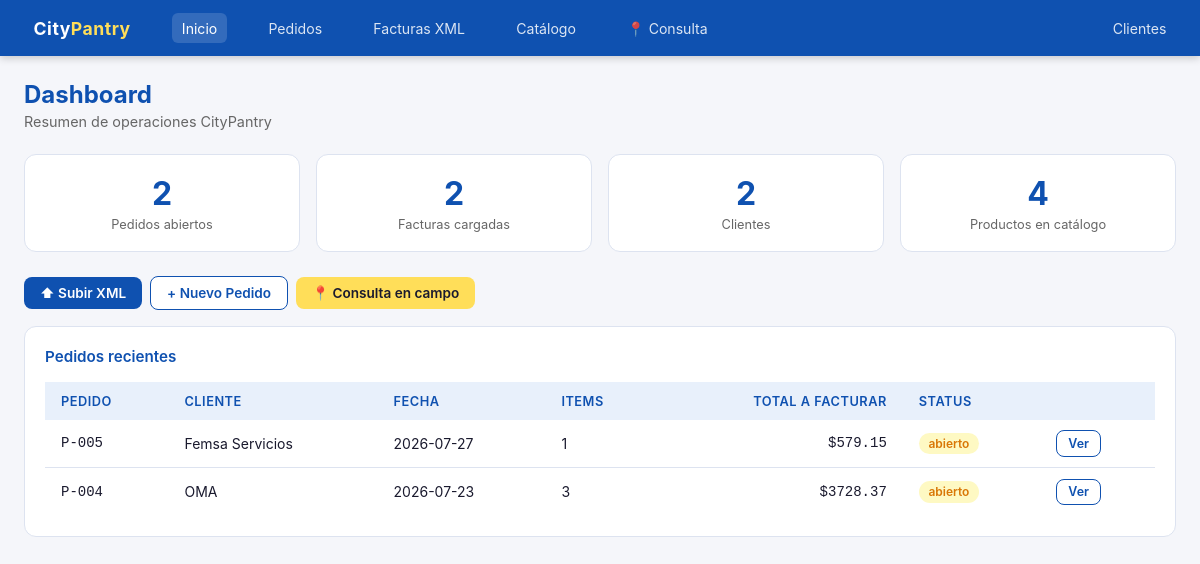
The page / on the database its author committed.
### tables this page shows
CREATE TABLE pedidos (
            id INTEGER PRIMARY KEY AUTOINCREMENT,
            numero TEXT NOT NULL UNIQUE,
            cliente_id INTEGER NOT NULL REFERENCES clientes(id),
            fecha DATE NOT NULL,
            status TEXT DEFAULT 'abierto',
            notas TEXT,
            creado_en TIMESTAMP DEFAULT CURRENT_TIMESTAMP
        );

### app.py (the view)
@app.route("/")
def index():
    db = get_db()
    stats = {
        "pedidos_abiertos": db.execute("SELECT COUNT(*) FROM pedidos WHERE status='abierto'").fetchone()[0],
        "facturas_cargadas": db.execute("SELECT COUNT(*) FROM facturas").fetchone()[0],
        "clientes": db.execute("SELECT COUNT(*) FROM clientes").fetchone()[0],
        "productos": db.execute("SELECT COUNT(*) FROM productos").fetchone()[0],
    }
    pedidos_recientes = db.execute("""
        SELECT p.*, c.nombre as cliente_nombre,
               COUNT(pi.id) as num_items,
               SUM(pi.total_facturar) as total_facturar
        FROM pedidos p
        JOIN clientes c ON p.cliente_id = c.id
        LEFT JOIN pedido_items pi ON pi.pedido_id = p.id
        GROUP BY p.id
        ORDER BY p.fecha DESC LIMIT 5
    """).fetchall()
    return render_template("index.html", stats=stats, pedidos_recientes=pedidos_recientes)

### app.py (called while the page is built)
def get_db():
    db = getattr(g, "_database", None)
    if db is None:
        db = g._database = sqlite3.connect(DATABASE)
        db.row_factory = sqlite3.Row
        db.execute("PRAGMA foreign_keys = ON")
    return db

@app.teardown_appcontext
def close_connection(exception):
    db = getattr(g, "_database", None)
    if db is not None:
        db.close()

### templates/index.html (shortened to what this page needs)
{% extends "base.html" %}
{% block content %}
<div class="page-header">
  <h1>Dashboard</h1>
  <p>Resumen de operaciones CityPantry</p>
</div>
<div class="stats-grid">
  <div class="stat-card">
    <div class="stat-num">{{ stats.pedidos_abiertos }}</div>
    <div class="stat-label">Pedidos abiertos</div>
  </div>
  <div class="stat-card">
    <div class="stat-num">{{ stats.facturas_cargadas }}</div>
    <div class="stat-label">Facturas cargadas</div>
  </div>
  <div class="stat-card">
    <div class="stat-num">{{ stats.clientes }}</div>
    <div class="stat-label">Clientes</div>
  </div>
  <div class="stat-card">
    <div class="stat-num">{{ stats.productos }}</div>
    <div class="stat-label">Productos en catálogo</div>
  </div>
</div>
<div class="gap mb1">
  <a class="btn btn-primary" href="/facturas/upload">⬆ Subir XML</a>
  <a class="btn btn-secondary" href="/pedidos" onclick="event.preventDefault(); openModal('modal-pedido')">+ Nuevo Pedido</a>
  <a class="btn btn-amarillo" href="/consulta">📍 Consulta en campo</a>
</div>
<div class="card">
  <div class="card-title">Pedidos recientes</div>
  {% if pedidos_recientes %}
  <div class="table-wrap">
    <table>
      <thead><tr>
        <th>Pedido</th><th>Cliente</th><th>Fecha</th><th>Items</th>
        <th class="text-right">Total a Facturar</th><th>Status</th><th></th>
      </tr></thead>
      <tbody>
      {% for p in pedidos_recientes %}
      <tr>
        <td class="mono">{{ p.numero }}</td>
        <td>{{ p.cliente_nombre }}</td>
        <td>{{ p.fecha }}</td>
        <td>{{ p.num_items or 0 }}</td>
        <td class="text-right mono">${{ "%.2f"|format(p.total_facturar or 0) }}</td>
        <td><span class="badge badge-{{ 'success' if p.status == 'cerrado' else 'warning' }}">{{ p.status }}</span></td>
        <td><a class="btn btn-sm btn-secondary" href="/pedidos/{{ p.id }}">Ver</a></td>
      </tr>
      {% endfor %}
      </tbody>
    </table>
  </div>
  {% else %}
  <p class="text-muted">No hay pedidos aún. <a href="/pedidos">Crear el primero</a>.</p>
  {% endif %}
</div>
{% endblock %}

### templates/base.html (style rules this page uses)
:root { --azul: #0F51B0; --amarillo: #FFDE59; --azul-claro: #e8f0fb; --gris: #f5f6fa; --texto: #1a1a2e; --borde: #dde3f0; --success: #16a34a; --danger: #dc2626; --warning: #d97706; }
* { box-sizing: border-box; margin: 0; padding: 0; }
body { font-family: -apple-system, BlinkMacSystemFont, 'Segoe UI', sans-serif; background: var(--gris); color: var(--texto); font-size: 14px; }
.page-header { margin-bottom: 1.5rem; }
.page-header h1 { font-size: 1.5rem; font-weight: 700; color: var(--azul); }
.page-header p { color: #666; margin-top: .25rem; font-size: .9rem; }
.card { background: #fff; border-radius: 12px; border: 1px solid var(--borde); padding: 1.25rem; }
.card-title { font-weight: 600; font-size: .95rem; margin-bottom: 1rem; color: var(--azul); }
.stats-grid { display: grid; grid-template-columns: repeat(auto-fit, minmax(160px, 1fr)); gap: 1rem; margin-bottom: 1.5rem; }
.stat-card { background: #fff; border: 1px solid var(--borde); border-radius: 12px; padding: 1.2rem; text-align: center; }
.stat-num { font-size: 2rem; font-weight: 700; color: var(--azul); }
.stat-label { font-size: .8rem; color: #666; margin-top: .25rem; }
.table-wrap { overflow-x: auto; }
table { width: 100%; border-collapse: collapse; }
th { background: var(--azul-claro); color: var(--azul); font-weight: 600; font-size: .8rem; text-transform: uppercase; letter-spacing: .5px; padding: .7rem 1rem; text-align: left; }
td { padding: .65rem 1rem; border-bottom: 1px solid var(--borde); vertical-align: middle; }
tr:last-child td { border-bottom: none; }
.badge { display: inline-block; padding: .2rem .6rem; border-radius: 20px; font-size: .75rem; font-weight: 600; }
.badge-warning { background: #fef9c3; color: var(--warning); }
.btn { display: inline-flex; align-items: center; gap: .4rem; padding: .5rem 1rem; border-radius: 8px; border: none; cursor: pointer; font-size: .85rem; font-weight: 600; text-decoration: none; transition: all .15s; }
.btn-primary { background: var(--azul); color: #fff; }
.btn-secondary { background: #fff; color: var(--azul); border: 1.5px solid var(--azul); }
.btn-sm { padding: .3rem .7rem; font-size: .78rem; }
.btn-amarillo { background: var(--amarillo); color: var(--texto); }
.text-right { text-align: right; }
.gap { display: flex; gap: .5rem; align-items: center; flex-wrap: wrap; }
.mb1 { margin-bottom: 1rem; }
.mono { font-family: monospace; }

### rows shown on the page
pedidos: numero "P-005", cliente_nombre "Femsa Servicios", fecha "2026-07-27", num_items "1", total_facturar "579.15", status "abierto"
pedidos: numero "P-004", cliente_nombre "OMA", fecha "2026-07-23", num_items "3", total_facturar "3728.37", status "abierto"

### other values the page prints
{{ stats.pedidos_abiertos }} "2"
{{ stats.facturas_cargadas }} "2"
{{ stats.clientes }} "2"
{{ stats.productos }} "4"
